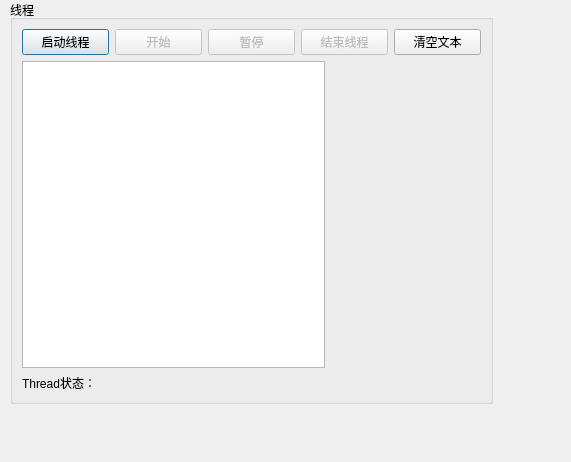
<?xml version="1.0" encoding="UTF-8"?>
<ui version="4.0">
 <class>Dialog</class>
 <widget class="QDialog" name="Dialog">
  <property name="geometry">
   <rect>
    <x>0</x>
    <y>0</y>
    <width>571</width>
    <height>462</height>
   </rect>
  </property>
  <property name="windowTitle">
   <string>Dialog</string>
  </property>
  <widget class="QGroupBox" name="groupBox">
   <property name="geometry">
    <rect>
     <x>10</x>
     <y>0</y>
     <width>483</width>
     <height>404</height>
    </rect>
   </property>
   <property name="title">
    <string>线程</string>
   </property>
   <layout class="QVBoxLayout" name="verticalLayout">
    <item>
     <layout class="QHBoxLayout" name="horizontalLayout">
      <item>
       <widget class="QPushButton" name="btnStartThread">
        <property name="text">
         <string>启动线程</string>
        </property>
       </widget>
      </item>
      <item>
       <widget class="QPushButton" name="btnDiceBegin">
        <property name="enabled">
         <bool>false</bool>
        </property>
        <property name="text">
         <string>开始</string>
        </property>
       </widget>
      </item>
      <item>
       <widget class="QPushButton" name="btnDiceEnd">
        <property name="enabled">
         <bool>false</bool>
        </property>
        <property name="text">
         <string>暂停</string>
        </property>
       </widget>
      </item>
      <item>
       <widget class="QPushButton" name="btnStopThread">
        <property name="enabled">
         <bool>false</bool>
        </property>
        <property name="text">
         <string>结束线程</string>
        </property>
       </widget>
      </item>
      <item>
       <widget class="QPushButton" name="btnClear">
        <property name="text">
         <string>清空文本</string>
        </property>
       </widget>
      </item>
     </layout>
    </item>
    <item>
     <layout class="QHBoxLayout" name="horizontalLayout_3">
      <item>
       <widget class="QPlainTextEdit" name="plainTextEdit"/>
      </item>
      <item>
       <widget class="QLabel" name="LabPic">
        <property name="minimumSize">
         <size>
          <width>150</width>
          <height>0</height>
         </size>
        </property>
        <property name="text">
         <string/>
        </property>
        <property name="pixmap">
         <pixmap resource="res.qrc">:/dice/images/d0.jpg</pixmap>
        </property>
       </widget>
      </item>
     </layout>
    </item>
    <item>
     <widget class="QLabel" name="LabA">
      <property name="text">
       <string>Thread状态：</string>
      </property>
     </widget>
    </item>
   </layout>
  </widget>
 </widget>
 <resources>
  <include location="res.qrc"/>
 </resources>
 <connections/>
</ui>
